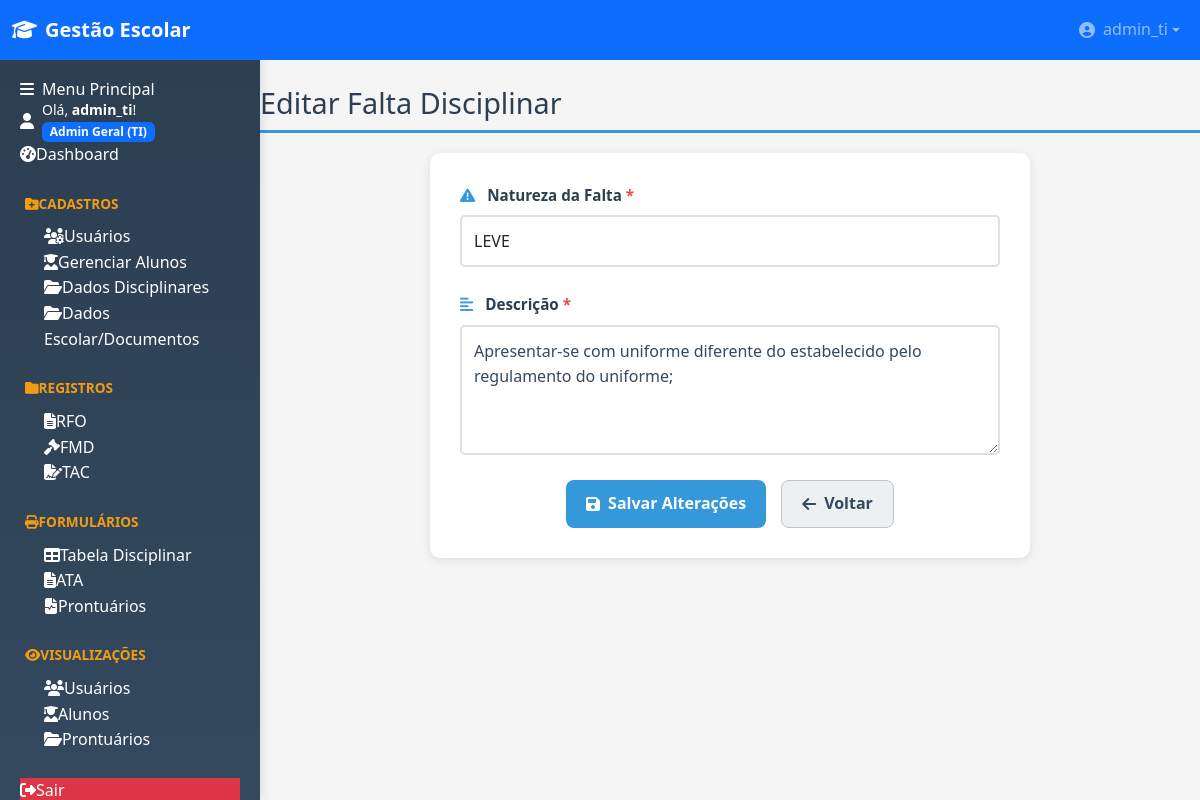
The page /cadastros/faltas/editar/1 (signed in) on the database its author committed.
### tables this page shows
CREATE TABLE usuarios (
                id INTEGER PRIMARY KEY AUTOINCREMENT,
                username TEXT NOT NULL UNIQUE,
                password TEXT NOT NULL,
                nivel INTEGER NOT NULL, -- 1: Admin Geral (TI), 2: Admin Secundário, 3: Usuário
                data_criacao TEXT DEFAULT CURRENT_TIMESTAMP
            , cargo TEXT DEFAULT '');

CREATE TABLE faltas_disciplinares (
                id INTEGER PRIMARY KEY AUTOINCREMENT,
                natureza TEXT NOT NULL,
                descricao TEXT NOT NULL,
                data_criacao TEXT DEFAULT CURRENT_TIMESTAMP
            );

### blueprints/cadastros.py (the view, shortened to what this page needs)
@cadastros_bp.route('/faltas/editar/<int:falta_id>', methods=['GET', 'POST'])
@admin_secundario_required
def editar_falta(falta_id):
    db = get_db()
    falta = db.execute('SELECT * FROM faltas_disciplinares WHERE id = ?', (falta_id,)).fetchone()
    if falta is None:
        flash('Falta não encontrada.', 'danger')
        return redirect(url_for('cadastros_bp.listar_faltas'))
    return render_template('cadastros/editar_falta.html', falta=dict(falta))

### app.py (called while the page is built)
@app.before_request
def load_logged_in_user():
    user_id = session.get('user_id')
    if user_id is None:
        g.user = None
    else:
        g.user = get_db().execute(
            'SELECT * FROM usuarios WHERE id = ?', (user_id,)
        ).fetchone()

@app.teardown_appcontext
def teardown_db(e=None):
    close_db(e)

@app.context_processor
def inject_globals():
    from datetime import datetime
    return dict(
        NIVEL_MAP=utils.NIVEL_MAP,
        session=session,
        now=datetime.now
    )

def _read_logo_data():
    try:
        p = os.path.join(current_app.root_path, "static", "logo_topo.png")
        if not os.path.exists(p):
            for ext in (".png", ".jpg", ".jpeg", ".svg"):
                px = os.path.join(current_app.root_path, "static", "logo_topo" + ext)
                if os.path.exists(px):
                    p = px
                    break
        if not os.path.exists(p):
            return None
        mime = mimetypes.guess_type(p)[0] or "image/png"
        with open(p, "rb") as f:
            data = base64.b64encode(f.read()).decode("ascii")
        return f"data:{mime};base64,{data}"
    except Exception:
        return None

@app.context_processor
def inject_logo_data():
    try:
        return {"LOGO_DATA_URI": _read_logo_data()}
    except Exception:
        return {"LOGO_DATA_URI": None}

### blueprints/disciplinar.py (called while the page is built, shortened)
@disciplinar_bp.before_app_request
def _ensure_disciplinar_schema():
    if getattr(current_app, "_disciplinar_migrations_done", False):
        return

### blueprints/utils.py (called while the page is built)
def admin_secundario_required(f):
    @wraps(f)
    def decorated_function(*args, **kwargs):
        if session.get('nivel') not in [1, 2]:
            flash('Acesso negado. Apenas usuários administradores podem acessar esta área.', 'danger')
            return redirect(url_for('dashboard'))
        return f(*args, **kwargs)
    return decorated_function

### database.py (called while the page is built)
def get_db():
    db = getattr(g, '_database', None)
    if db is None:
        db = g._database = sqlite3.connect(DATABASE)
        db.row_factory = sqlite3.Row
        db.execute('PRAGMA foreign_keys = ON')
    return db

### templates/cadastros/editar_falta.html (shortened to what this page needs)
{% extends 'base.html' %}
{% block content %}
<h2>Editar Falta Disciplinar</h2>
<form method="POST" class="form-usuario">
    <div class="form-group">
        <label for="natureza">
            <i class="fas fa-exclamation-triangle"></i> Natureza da Falta <span class="required">*</span>
        </label>
        <select id="natureza" name="natureza" required class="form-control">
            <option value="LEVE" {% if falta.natureza == 'LEVE' %}selected{% endif %}>LEVE</option>
        </select>
    </div>
    <div class="form-group">
        <label for="descricao">
            <i class="fas fa-align-left"></i> Descrição <span class="required">*</span>
        </label>
        <textarea id="descricao" name="descricao" required rows="4">{{ falta.descricao }}</textarea>
    </div>
    <div class="form-actions">
        <button type="submit" class="button btn-primary">
            <i class="fas fa-save"></i> Salvar Alterações
        </button>
        <a href="{{ url_for('cadastros_bp.listar_faltas') }}" class="button btn-secondary">
            <i class="fas fa-arrow-left"></i> Voltar
        </a>
    </div>
</form>
{% endblock %}

### templates/base.html (shortened to what this page needs)
﻿<!DOCTYPE html>
<html lang="pt-br">
<head>
    <link href="https://cdn.jsdelivr.net/npm/bootstrap@5.3.2/dist/css/bootstrap.min.css" rel="stylesheet">
    <link rel="stylesheet" href="https://cdnjs.cloudflare.com/ajax/libs/font-awesome/6.4.0/css/all.min.css">
    <link rel="stylesheet" href="{{ url_for('static', filename='style.css') }}?v={{ range(1, 10000) | random }}">
</head>
<body>
    {% if not request.args.get('iframe') %}
    <nav class="navbar navbar-expand-lg navbar-dark fixed-top bg-primary">
        <div class="container-fluid">
            <a class="navbar-brand d-flex align-items-center" href="{{ url_for('dashboard') }}">
                <i class="fas fa-graduation-cap me-2"></i>
                <span class="fw-bold">Gestão Escolar</span>
            </a>
            {% if session.get('logged_in') %}
            <div class="navbar-nav ms-auto">
                <div class="nav-item dropdown">
                    <a class="nav-link dropdown-toggle d-flex align-items-center" href="#" role="button" data-bs-toggle="dropdown">
                        <i class="fas fa-user-circle me-2"></i>
                        <span>{{ session.get('username') }}</span>
                    </a>
                </div>
            </div>
            {% endif %}
        </div>
    </nav>
    {% endif %}
    {% if not request.args.get('iframe') %}
    <div class="sidebar" id="sidebar">
        <div class="sidebar-header">
            <h6 class="mb-0"><i class="fas fa-bars me-2"></i>Menu Principal</h6>
        </div>
        <div class="sidebar-body p-0">
            {% if session.get('logged_in') %}
                <div class="user-greeting">
                    <div class="d-flex align-items-center">
                        <i class="fas fa-user me-2"></i>
                        <div>
                            <small>Olá, <span class="username fw-bold">{{ session.get('username') }}</span>!</small><br>
                            <span class="badge bg-primary">{{ session.get('nivel_nome') }}</span>
                        </div>
                    </div>
                </div>
                <div class="menu-section">
                    <a href="{{ url_for('dashboard') }}" class="nav-link {% if request.endpoint == 'dashboard' %}active{% endif %}">
                        <i class="fas fa-tachometer-alt"></i><span>Dashboard</span>
                    </a>
                </div>
                {% if session.get('nivel') in [1, 2] %}
                <div class="menu-section">
                    <div class="nav-link menu-title"><i class="fas fa-folder-plus"></i><span>Cadastros</span></div>
                    {% if session.get('nivel') == 1 %}
                    <a href="{{ url_for('auth_bp.gerenciar_usuarios') }}" class="nav-link ps-4">
                        <i class="fas fa-users-cog"></i><span>Usuários</span>
                    </a>
                    {% endif %}
                    <a href="{{ url_for('alunos_bp.gerenciar_alunos') }}" class="nav-link ps-4 {% if request.endpoint == 'alunos_bp.gerenciar_alunos' %}active{% endif %}">
                        <i class="fas fa-user-graduate"></i><span>Gerenciar Alunos</span>
                    </a>
                    <a href="{{ url_for('cadastros_bp.dados_disciplinares') }}" class="nav-link ps-4 ">
                        <i class="fas fa-folder-open"></i><span>Dados Disciplinares</span>
                    </a>
                    <a href="{{ url_for('cadastros_bp.dados_documentos') }}" class="nav-link ps-4 ">
                        <i class="fas fa-folder-open"></i><span>Dados Escolar/Documentos</span>
                    </a>
                </div>
                {% endif %}
                <div class="menu-section">
                    <div class="nav-link menu-title"><i class="fas fa-folder"></i><span>Registros</span></div>
                    <a href="{{ url_for('cadastros_bp.registros_rfo') }}" class="nav-link ps-4 ">
                        <i class="fas fa-file-alt"></i><span>RFO</span>
                    </a>
                    <a href="{{ url_for('cadastros_bp.registros_fmd') }}" class="nav-link ps-4 {% if request.endpoint in ['cadastros_bp.registros_fmd','disciplinar_bp.registrar_fmd','visualizacoes_bp.listar_fmds'] %}active{% endif %}">
                        <i class="fas fa-gavel"></i><span>FMD</span>
                    </a>
                    <a href="{{ url_for('cadastros_bp.registros_tac') }}" class="nav-link ps-4 {% if request.endpoint in ['cadastros_bp.registros_tac','formularios_bp.novo_tac','formularios_bp.listar_tacs'] %}active{% endif %}">
                        <i class="fas fa-file-signature"></i><span>TAC</span>
                    </a>
                </div>
                {% if session.get('nivel') in [1, 2] %}
                <div class="menu-section">
                    <div class="nav-link menu-title"><i class="fas fa-print"></i><span>Formulários</span></div>
                    <a href="{{ url_for('formularios_bp.tabela_disciplinar') }}" class="nav-link ps-4">
            <a href="{{ url_for('formularios_bp.tabela_disciplinar') }}" class="nav-link ps-4">
                <i class="fas fa-table"></i><span>Tabela Disciplinar</span>
            </a>
            <a href="{{ url_for('formularios_ata_bp.list_atas') }}" class="nav-link ps-4">
                <i class="fas fa-file-alt"></i><span>ATA</span>
            </a>
                    <a href="{{ url_for('formularios_prontuario.listar_prontuarios') }}" class="nav-link ps-4">
                        <i class="fas fa-file-medical-alt"></i><span>Prontuários</span>
                    </a>
                </div>
                {% endif %}
                <div class="menu-section">
                    <div class="nav-link menu-title"><i class="fas fa-eye"></i><span>Visualizações</span></div>
                    {% if session.get('nivel') in [1, 2] %}
                    <a href="{{ url_for('visualizacoes_bp.listar_usuarios') }}" class="nav-link ps-4">
                        <i class="fas fa-users"></i><span>Usuários</span>
                    </a>
                    {% endif %}
                    <a href="{{ url_for('visualizacoes_bp.listar_alunos') }}" class="nav-link ps-4">
                        <i class="fas fa-user-graduate"></i><span>Alunos</span>
                    </a>
                    {% if session.get('nivel') in [1, 2] %}
                    <a href="{{ url_for('formularios_prontuario.listar_prontuarios') }}" class="nav-link ps-4">
                        <i class="fas fa-folder-open"></i><span>Prontuários</span>
                    </a>
                    {% endif %}
                </div>
                <div class="menu-section mt-auto">
                    <a href="{{ url_for('auth_bp.logout') }}" class="nav-link bg-danger">
                        <i class="fas fa-sign-out-alt"></i><span>Sair</span>
                    </a>
                </div>
            {% endif %}
        </div>
    </div>
    {% endif %}
    <main class="main-content">
        {% block content %}{% endblock %}
    </main>
</body>
</html>

### static/style.css (style rules this page uses)
.main-content { overflow-y: visible !important; overflow-x: visible !important; height: auto !important; }
html, body { height: 100%; overflow-x: hidden; }
.navbar { position: fixed !important; top: 0 !important; left: 0 !important; right: 0 !important; height: 60px !important; z-index: 1000 !important; }
.sidebar { position: fixed !important; top: 0 !important; left: 0 !important; height: 100vh !important; width: 260px !important; padding-top: 80px !important; z-index: 900 !important; }
* { margin: 0; padding: 0; box-sizing: border-box; }
body { font-family: 'Segoe UI', Tahoma, Geneva, Verdana, sans-serif; background: #f5f5f5; color: #2c3e50; line-height: 1.6; }
a { text-decoration: none; color: #3498db; transition: color 0.3s; }
.sidebar { width: 260px; position: fixed; height: 100vh; top: 0; left: 0; background: linear-gradient(180deg, #2c3e50 0%, #34495e 100%); color: white; padding: 20px; box-sizing: border-box; overflow-y: auto; z-index: 1000; box-shadow: 2px 0 10px rgba(0,0,0,0.1); }
.menu-section { margin-bottom: 25px; }
.menu-title { color: #f39c12; font-size: 0.85em; font-weight: 700; text-transform: uppercase; margin-bottom: 10px; padding-left: 5px; }
h2 { color: #2c3e50; margin-bottom: 20px; border-bottom: 3px solid #3498db; padding-bottom: 10px; font-size: 1.8em; }
.button { display: inline-flex; align-items: center; padding: 10px 20px; border-radius: 8px; cursor: pointer; font-weight: 600; text-align: center; transition: transform 0.3s, box-shadow 0.3s; border: none; font-size: 1em; }
.button i { margin-right: 8px; }
.btn-primary { background: #3498db; color: white; }
.btn-secondary { background: #ecf0f1; color: #34495e; border: 1px solid #bdc3c7; }
.form-aluno, .form-usuario, .form-rfo, .form-ocorrencia, .form-import { background: white; border-radius: 10px; padding: 30px; box-shadow: 0 2px 10px rgba(0,0,0,0.1); max-width: 900px; margin: 20px auto; }
.form-group { margin-bottom: 20px; }
.form-group label, .input-group label { display: block; margin-bottom: 8px; font-weight: 600; color: #2c3e50; font-size: 0.95em; }
.required { color: #e74c3c; font-weight: 700; }
input[type="text"], input[type="number"], input[type="email"], input[type="password"], input[type="date"], input[type="time"], textarea, select { width: 100%; padding: 12px; border: 2px solid #e0e0e0; border-radius: 5px; font-size: 1em; transition: border-color 0.3s, box-shadow 0.3s; box-sizing: border-box; color: #34495e; }
textarea { resize: vertical; min-height: 100px; }
html, body { overflow-x: auto !important; }

### templates/base.html (style rules this page uses)
.navbar { position: fixed !important; top: 0 !important; z-index: 1000 !important; height: 60px !important; }
.sidebar { position: fixed !important; padding-top: 80px !important; z-index: 900 !important; }
.main-content { margin-left: 260px !important; margin-top: 60px !important; }

### templates/cadastros/editar_falta.html (style rules this page uses)
.form-usuario { max-width: 600px; margin: 20px auto; background: white; padding: 30px; border-radius: 10px; box-shadow: 0 2px 10px rgba(0,0,0,0.1); }
.form-group { margin-bottom: 25px; }
.form-group label { display: block; margin-bottom: 8px; font-weight: 600; color: #2c3e50; }
.form-group label i { color: #3498db; margin-right: 8px; }
.required { color: #e74c3c; }
.form-group input, .form-group select, .form-group textarea { width: 100%; padding: 12px; border: 2px solid #e0e0e0; border-radius: 5px; font-size: 1em; transition: border-color 0.3s; box-sizing: border-box; }
textarea { resize: vertical; font-family: inherit; }
.form-actions { display: flex; gap: 15px; justify-content: center; }

### rows shown on the page
usuarios: get "admin_ti"
faltas_disciplinares: natureza "LEVE", descricao "Apresentar-se com uniforme diferente do estabelecido pelo regulamento do uniforme;"

### other values the page prints
{{ session.get('nivel_nome') }} "Admin Geral (TI)"
